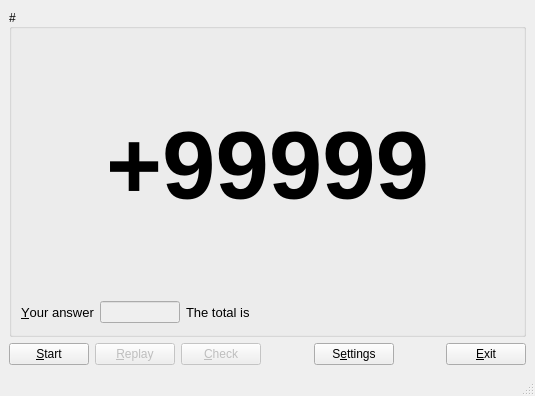
<?xml version="1.0" encoding="UTF-8"?>
<ui version="4.0">
 <class>MainWindow</class>
 <widget class="QMainWindow" name="MainWindow">
  <property name="geometry">
   <rect>
    <x>0</x>
    <y>0</y>
    <width>535</width>
    <height>396</height>
   </rect>
  </property>
  <property name="windowTitle">
   <string>Mental Calculation</string>
  </property>
  <property name="windowIcon">
   <iconset>
    <normaloff>img/soro.ico</normaloff>img/soro.ico</iconset>
  </property>
  <widget class="QWidget" name="centralwidget">
   <layout class="QGridLayout" name="gridLayout">
    <item row="0" column="0">
     <widget class="QGroupBox" name="gb_number">
      <property name="layoutDirection">
       <enum>Qt::LeftToRight</enum>
      </property>
      <property name="title">
       <string>#</string>
      </property>
      <property name="alignment">
       <set>Qt::AlignLeading|Qt::AlignLeft|Qt::AlignVCenter</set>
      </property>
      <layout class="QGridLayout" name="gridLayout_3">
       <item row="0" column="0" colspan="4">
        <widget class="QLabel" name="label">
         <property name="sizePolicy">
          <sizepolicy hsizetype="Preferred" vsizetype="Preferred">
           <horstretch>0</horstretch>
           <verstretch>0</verstretch>
          </sizepolicy>
         </property>
         <property name="minimumSize">
          <size>
           <width>290</width>
           <height>0</height>
          </size>
         </property>
         <property name="font">
          <font>
           <pointsize>72</pointsize>
           <weight>75</weight>
           <bold>true</bold>
          </font>
         </property>
         <property name="text">
          <string>+99999</string>
         </property>
         <property name="alignment">
          <set>Qt::AlignCenter</set>
         </property>
        </widget>
       </item>
       <item row="1" column="0">
        <widget class="QLabel" name="l_answer">
         <property name="font">
          <font>
           <pointsize>10</pointsize>
          </font>
         </property>
         <property name="text">
          <string>&amp;Your answer</string>
         </property>
         <property name="buddy">
          <cstring>le_answer</cstring>
         </property>
        </widget>
       </item>
       <item row="1" column="1">
        <widget class="QLineEdit" name="le_answer">
         <property name="enabled">
          <bool>false</bool>
         </property>
         <property name="sizePolicy">
          <sizepolicy hsizetype="Fixed" vsizetype="Fixed">
           <horstretch>61</horstretch>
           <verstretch>0</verstretch>
          </sizepolicy>
         </property>
         <property name="maximumSize">
          <size>
           <width>80</width>
           <height>16777215</height>
          </size>
         </property>
         <property name="font">
          <font>
           <pointsize>9</pointsize>
           <weight>50</weight>
           <bold>false</bold>
          </font>
         </property>
         <property name="toolTip">
          <string>Type here your answer (the total)</string>
         </property>
        </widget>
       </item>
       <item row="1" column="3">
        <spacer name="horizontalSpacer_7">
         <property name="orientation">
          <enum>Qt::Horizontal</enum>
         </property>
         <property name="sizeHint" stdset="0">
          <size>
           <width>181</width>
           <height>26</height>
          </size>
         </property>
        </spacer>
       </item>
       <item row="1" column="2">
        <widget class="QLabel" name="l_total">
         <property name="font">
          <font>
           <pointsize>10</pointsize>
          </font>
         </property>
         <property name="text">
          <string>The total is </string>
         </property>
        </widget>
       </item>
      </layout>
     </widget>
    </item>
    <item row="1" column="0">
     <layout class="QHBoxLayout" name="horizontalLayout">
      <item>
       <widget class="QPushButton" name="pb_start">
        <property name="toolTip">
         <string>Start a sequence</string>
        </property>
        <property name="text">
         <string>&amp;Start</string>
        </property>
       </widget>
      </item>
      <item>
       <widget class="QPushButton" name="pb_replay">
        <property name="enabled">
         <bool>false</bool>
        </property>
        <property name="toolTip">
         <string>Replay the last sequence</string>
        </property>
        <property name="text">
         <string>&amp;Replay</string>
        </property>
       </widget>
      </item>
      <item>
       <widget class="QPushButton" name="pb_check">
        <property name="enabled">
         <bool>false</bool>
        </property>
        <property name="toolTip">
         <string>Check your answer</string>
        </property>
        <property name="text">
         <string>&amp;Check</string>
        </property>
       </widget>
      </item>
      <item>
       <spacer name="horizontalSpacer_10">
        <property name="orientation">
         <enum>Qt::Horizontal</enum>
        </property>
        <property name="sizeHint" stdset="0">
         <size>
          <width>40</width>
          <height>20</height>
         </size>
        </property>
       </spacer>
      </item>
      <item>
       <widget class="QPushButton" name="pb_settings">
        <property name="toolTip">
         <string>Go to Setttings dialog</string>
        </property>
        <property name="text">
         <string>S&amp;ettings</string>
        </property>
       </widget>
      </item>
      <item>
       <spacer name="horizontalSpacer">
        <property name="orientation">
         <enum>Qt::Horizontal</enum>
        </property>
        <property name="sizeHint" stdset="0">
         <size>
          <width>40</width>
          <height>20</height>
         </size>
        </property>
       </spacer>
      </item>
      <item>
       <widget class="QPushButton" name="pb_exit">
        <property name="toolTip">
         <string>Exit the program</string>
        </property>
        <property name="text">
         <string>&amp;Exit</string>
        </property>
       </widget>
      </item>
     </layout>
    </item>
   </layout>
  </widget>
  <widget class="QStatusBar" name="statusbar"/>
 </widget>
 <resources/>
 <connections/>
</ui>
